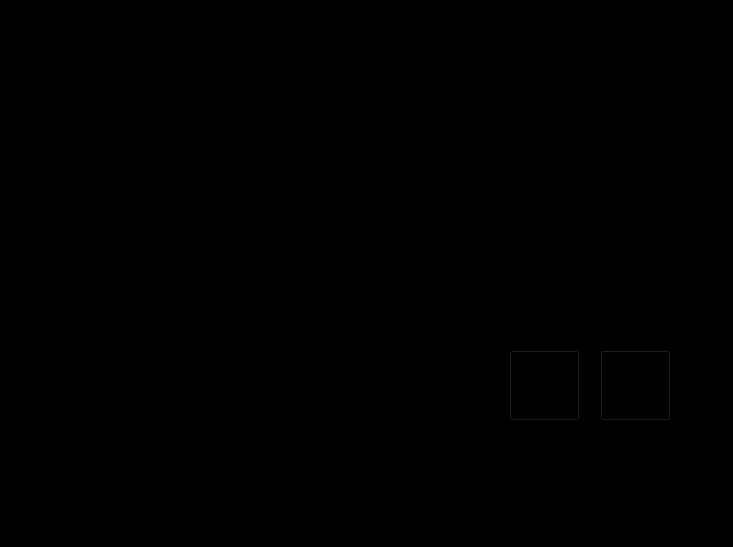
<?xml version="1.0" encoding="UTF-8"?>
<ui version="4.0">
 <class>addUserWidget</class>
 <widget class="QWidget" name="addUserWidget">
  <property name="geometry">
   <rect>
    <x>0</x>
    <y>0</y>
    <width>733</width>
    <height>547</height>
   </rect>
  </property>
  <property name="windowTitle">
   <string>Form</string>
  </property>
  <property name="styleSheet">
   <string notr="true">background-color: rgb(0, 0, 0);</string>
  </property>
  <widget class="QLineEdit" name="usernameBox">
   <property name="geometry">
    <rect>
     <x>230</x>
     <y>190</y>
     <width>271</width>
     <height>51</height>
    </rect>
   </property>
   <property name="alignment">
    <set>Qt::AlignCenter</set>
   </property>
  </widget>
  <widget class="QLabel" name="label">
   <property name="geometry">
    <rect>
     <x>210</x>
     <y>150</y>
     <width>301</width>
     <height>31</height>
    </rect>
   </property>
   <property name="font">
    <font>
     <family>Ubuntu</family>
    </font>
   </property>
   <property name="text">
    <string>Add your new user name</string>
   </property>
   <property name="alignment">
    <set>Qt::AlignCenter</set>
   </property>
  </widget>
  <widget class="QPushButton" name="addButton">
   <property name="geometry">
    <rect>
     <x>600</x>
     <y>350</y>
     <width>71</width>
     <height>71</height>
    </rect>
   </property>
   <property name="text">
    <string>Add</string>
   </property>
  </widget>
  <widget class="QPushButton" name="cancelButton">
   <property name="geometry">
    <rect>
     <x>509</x>
     <y>350</y>
     <width>71</width>
     <height>71</height>
    </rect>
   </property>
   <property name="text">
    <string>Cancel</string>
   </property>
  </widget>
 </widget>
 <resources/>
 <connections/>
</ui>
